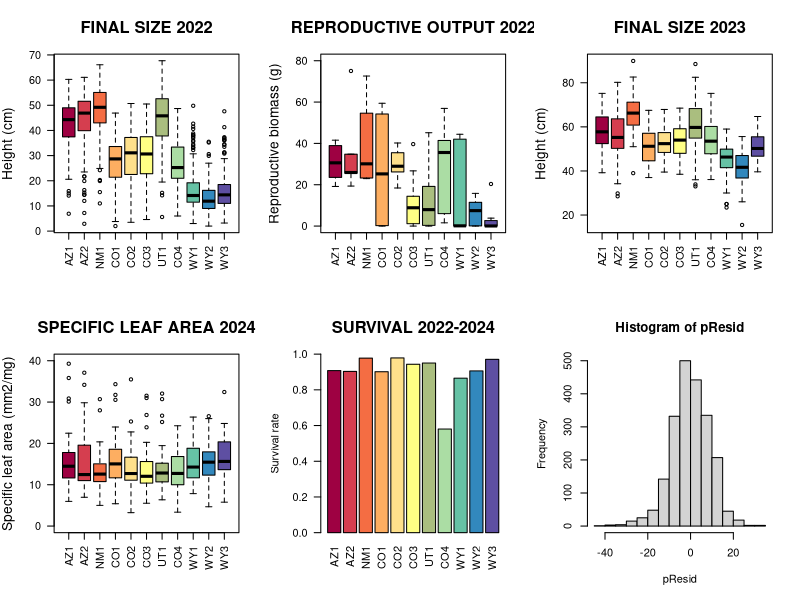
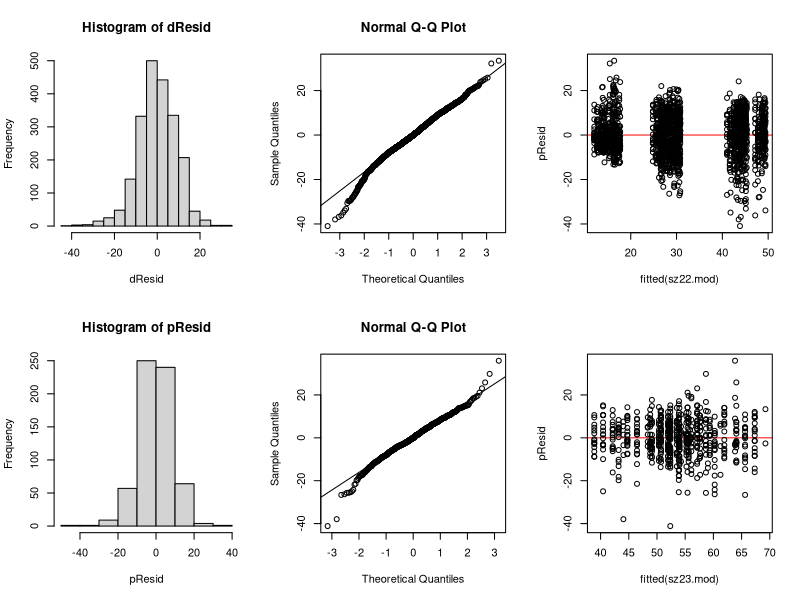
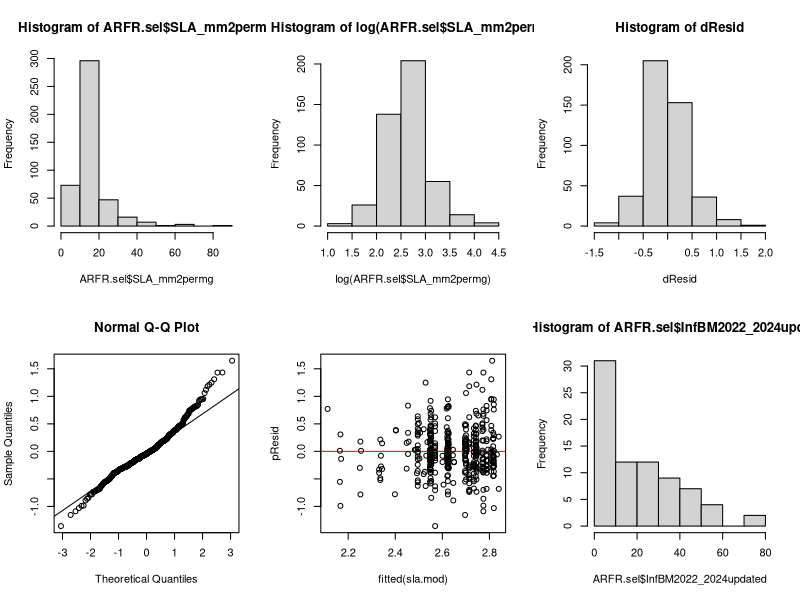
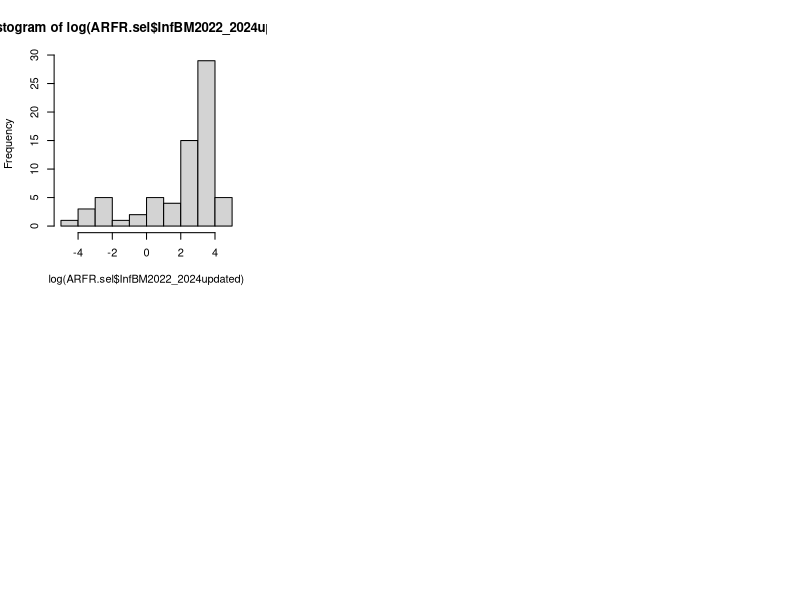

These figures' R source, in order: (Note: this script raises an error after producing the figures.)
## A. Goebl - 
## Script updated 2025-11-02 
## Analysis of Artemisia frigida trait data from common garden experiment  


rm(list=ls())


## LOAD PACKAGES AND FUNCTIONS --------------------------------------------------------------------
library(tidyr)
library(corrplot)
library(dplyr)
library(stringr)
library(lme4)
library(car)
library(plotrix)
library(emmeans)

calcSE <- function(x){sd(x, na.rm=TRUE)/sqrt(length(x))}
## ------------------------------------------------------------------------------------------------





## SET WORKING DIRECTORY --------------------------------------------------------------------------
## ------------------------------------------------------------------------------------------------



## LOAD DATA --------------------------------------------------------------------------------------
ARFR22 <- read.csv(file="20251031_ChatfieldDataClean2022_ARFRms.csv", sep=",", header=TRUE, dec=".")
ARFR23 <- read.csv(file="20251031_ChatfieldDataClean2023_ARFRms.csv", sep=",", header=TRUE, dec=".")
ARFR24 <- read.csv(file="20251031_ChatfieldDataClean2024_ARFRms.csv", sep=",", header=TRUE, dec=".")

## Load PCA values from AE's analysis
pca_vals <- read.csv(file="20251006_pcaTableFromAE_ARFR.csv", sep=",", header=TRUE, dec=".")
## ----------------------------------------------------------------------------------------------




## ARFR - DATA RE-FORMAT AS NEEDED --------------------------------------------------------------
str(ARFR22)
str(ARFR23)
str(ARFR24)

ARFR22$Source <- as.factor(ARFR22$Source)
ARFR23$Source <- as.factor(ARFR23$Source)
ARFR24$Source <- as.factor(ARFR24$Source)

ARFR22$Treatment <- as.factor(ARFR22$Treatment)
ARFR23$Treatment <- as.factor(ARFR23$Treatment)
ARFR24$Treatment <- as.factor(ARFR24$Treatment)
## ----------------------------------------------------------------------------------------------




## ----------------------------------------------------------------------------------------------
## ARFR - PREPARE RESPONSE VARIABLES

## CHANGE DATA TO NA BASED ON VARIOUS CONDITIONS (E.G. EXCLUDE SURV DATA IN 2023-24 IF HARVESTED IN 2022)
ARFR22.ex <- ARFR22 %>% mutate(across(c(starts_with("Survival_"),starts_with("Length_")), 
             ~case_when(ExcludeBcNotReplaced=="Y" ~ as.numeric(NA), TRUE ~ as.numeric(.x))))
ARFR23.ex <- ARFR23 %>% mutate(across(c(starts_with("Survival_"), "Height_20230927"), 
             ~case_when(ARFR22.ExcludeBcNotReplaced=="Y" ~ as.numeric(NA), TRUE ~ as.numeric(.x))))
ARFR23.ex <- ARFR23.ex %>% mutate(across(c(starts_with("Survival_"), "Height_20230927"), 
             ~case_when(ARFR24.ExcludeBcHarvest=="Y" ~ as.numeric(NA), TRUE ~ as.numeric(.x))))
ARFR24.ex <- ARFR24 %>% mutate(across(c("Survival","LeafSurfaceArea_cm2","SLA_mm2permg","DryLeafMass_g",
             "InfBM2022smpls_HEADS_2024weigh","InfBM2022smpls_CHAFF_2024weigh"), 
            ~case_when(ARFR22.ExcludeBcNotReplaced=="Y" ~ as.numeric(NA), TRUE ~ as.numeric(.x))))
ARFR24.ex <- ARFR24.ex %>% mutate(across(c("Survival","LeafSurfaceArea_cm2","SLA_mm2permg","DryLeafMass_g",
             "InfBM2022smpls_HEADS_2024weigh","InfBM2022smpls_CHAFF_2024weigh"), 
            ~case_when(ARFR23.ExcludeSurvDueToInconsistData=="Y" ~ as.numeric(NA), TRUE ~ as.numeric(.x))))
ARFR24.ex <- ARFR24.ex %>% mutate(across(c("Survival","LeafSurfaceArea_cm2","SLA_mm2permg","DryLeafMass_g"), 
            ~case_when(ExcludeBcHarvest=="Y" ~ as.numeric(NA), TRUE ~ as.numeric(.x))))






## COMBINE AND ADD REPRODUCTIVE BIOMASS DATA --------------------------------------------------------------
## Combine flower head and chaff/seed weights + any missed samples from initial 2022 weights
## Change Chaff entries to zero (from NA) if no chaff weight, but heads were weighed
ARFR24.ex$InfBM2022smpls_CHAFF_2024weigh[!is.na(ARFR24.ex$InfBM2022smpls_HEADS_2024weigh) & is.na(ARFR24.ex$InfBM2022smpls_CHAFF_2024weigh)] <- 0
## Add chaff and head weights together
ARFR24.ex$InfBM2022_2024updated <- ARFR24.ex$InfBM2022smpls_HEADS_2024weigh + ARFR24.ex$InfBM2022smpls_CHAFF_2024weigh
## Add several individuals (524, 885, and 908) from 2022 weights that weren't available for 2024 re-weigh
ARFR24.ex$InfBM2022_2024updated[ARFR24.ex$ID==524] <- ARFR24.ex$InfBM2022_Wobag_g[ARFR24.ex$ID==524]
ARFR24.ex$InfBM2022_2024updated[ARFR24.ex$ID==885] <- ARFR24.ex$InfBM2022_Wobag_g[ARFR24.ex$ID==885]
ARFR24.ex$InfBM2022_2024updated[ARFR24.ex$ID==908] <- ARFR24.ex$InfBM2022_Wobag_g[ARFR24.ex$ID==908]



## CLEAN 2023 PLANT SIZE FIELD MEASUREMENTS -------------------------------------------------------
identical(ARFR23.ex$ExcludeSurvDueToInconsistData, ARFR23.ex$ExcludeSzDueToUncertainty)
nrow(ARFR23.ex[!is.na(ARFR23.ex$ExcludeSurvDueToInconsistData),])
nrow(ARFR23.ex[!is.na(ARFR23.ex$ExcludeSzDueToUncertainty),])

nrow(ARFR23.ex[!is.na(ARFR23.ex$Height_20230927>0),])
ARFR23.ex$Height_20230927[ARFR23.ex$ExcludeSzDueToUncertainty=="Y" & !is.na(ARFR23.ex$ExcludeSzDueToUncertainty)] <- NA
ARFR23.ex$Height_20230927[ARFR23.ex$ExcludeSurvDueToInconsistData=="Y" & !is.na(ARFR23.ex$ExcludeSurvDueToInconsistData)] <- NA
nrow(ARFR23[!is.na(ARFR23$Height_20230927>0),])




## COMBINE RELEVANT 2022, 2023, 2024 DATA
ARFR22.sel <- ARFR22.ex %>% dplyr::select(c("ID", "Length_cm_20220726","Survival_20220922"))               
ARFR23.sel <- ARFR23.ex %>% dplyr::select(c("ID","Height_20230927","Survival_20230801")) 
ARFR.sel <- left_join(ARFR24.ex, ARFR23.sel, by="ID") 
ARFR.sel <- left_join(ARFR.sel, ARFR22.sel, by="ID") 
ARFR.sel$Source <- as.factor(ARFR.sel$Source)

ARFR.sel$PopAbbrev <- as.character(str_replace_all(ARFR.sel$PopAbbrev, "\\.", ""))

AddnCols <- as.data.frame(cbind(as.character(ARFR.sel$PopAbbrev),as.character(ARFR.sel$PopCol),as.numeric(ARFR.sel$Lat),as.character(ARFR.sel$Source)))
colnames(AddnCols) <- c("PopAbbrev","PopCol","Lat","Source")
# --------------------------------------------------------------------------------------------------





## ARFR - VISUALIZE RAW DATA ---------------------------------------------------------------

## Order populations for plotting 
## Order by average latitude (or other traits)
ARFR.latByMed <- with(ARFR.sel, reorder(Source, Lat, median, na.rm=TRUE))

ARFR.meds <- ARFR.sel %>% group_by(Source) %>% 
             dplyr::summarise(Height22_MD=median(Length_cm_20220726,na.rm=TRUE), AGB22_MD=median(AGB2022_MinusBag,na.rm=TRUE),
             ReproBMrw_MD=median(InfBM2022_2024updated,na.rm=TRUE), Height23_MD=median(Height_20230927,na.rm=TRUE),
             SLA_MD=median(SLA_mm2permg,na.rm=TRUE), Surv24_Count=length(na.omit(Survival)), Surv24_Sum=sum(Survival, na.rm=TRUE),
             Surv23_Count=length(na.omit(Survival_20230801)), Surv23_Sum=sum(Survival_20230801, na.rm=TRUE),
             Surv22_Count=length(na.omit(Survival_20220922)), Surv22_Sum=sum(Survival_20220922, na.rm=TRUE))

ARFR.meds <- left_join(ARFR.meds, AddnCols, by="Source")
ARFR.meds <- unique(ARFR.meds)

## Estimate survival each year
surv24.pop <- ARFR.meds$Surv24_Sum/ARFR.meds$Surv24_Count
surv23.pop <- ARFR.meds$Surv23_Sum/ARFR.meds$Surv23_Count
surv22.pop <- ARFR.meds$Surv22_Sum/ARFR.meds$Surv22_Count



## Boxplots of raw data 
ARFR.meds <- ARFR.meds[order(ARFR.meds$Lat),] #Order by latitude

par(mfrow=c(2,3))

## Size 2022
boxplot(Length_cm_20220726 ~ ARFR.latByMed, data=ARFR.sel,
        ylab="Height (cm)", xlab=NA, cex.lab=1.25, horizontal=FALSE,
        cex.axis=0.99, names=ARFR.meds$PopAbbrev, las=2,
        main="FINAL SIZE 2022", cex.main=1.5, col=ARFR.meds$PopCol)


## Reproduction
boxplot(InfBM2022_2024updated ~ ARFR.latByMed, data=ARFR.sel, las=2,
        ylab="Reproductive biomass (g)", xlab=NA, cex.lab=1.25, cex.axis=0.99, 
        names=ARFR.meds$PopAbbrev, horizontal=FALSE, ylim=c(0,80),
        cex.main=1.5, col=ARFR.meds$PopCol, main="REPRODUCTIVE OUTPUT 2022")


## Size 2023
boxplot(Height_20230927 ~ ARFR.latByMed, data=ARFR.sel,
        ylab="Height (cm)", xlab=NA, cex.lab=1.25, horizontal=FALSE,
        cex.axis=0.99, names=ARFR.meds$PopAbbrev, las=2, ylim=c(15,90),
        main="FINAL SIZE 2023", cex.main=1.5, col=ARFR.meds$PopCol)


## SLA 2024
boxplot(SLA_mm2permg ~ ARFR.latByMed, data=ARFR.sel, las=2,
        ylab="Specific leaf area (mm2/mg)", xlab=NA, cex.lab=1.25, cex.axis=0.99, 
        names=ARFR.meds$PopAbbrev, horizontal=FALSE, ylim=c(0,40),
        cex.main=1.5, col=ARFR.meds$PopCol, main="SPECIFIC LEAF AREA 2024")


## Survival 2024
barplot(surv24.pop, col=ARFR.meds$PopCol, ylim=c(0,1), cex.axis=0.99, names.arg=ARFR.meds$PopAbbrev,
        las=2, ylab="Survival rate", main="SURVIVAL 2022-2024", cex.main=1.5)
## ---------------------------------------------------






## MODEL TRAIT DATA ----------------------------------

## Re-order Source as factor before running models
AddnCols.unq <- unique(AddnCols)
AddnCols.unq <- AddnCols.unq[order(AddnCols.unq$Lat),] #Order by lat

ARFR.sel$Source <- factor(ARFR.sel$Source, levels=AddnCols.unq$Source)



## Plant size

## 2022
ARFR.sel$Block <- as.factor(ARFR.sel$Block)
sz22.mod <- lmer(Length_cm_20220726 ~ Source + (1|Block), data=ARFR.sel)
summary(sz22.mod)
Anova(sz22.mod)

## Check distribution of residuals to assess if model form/ family is appropriate
pResid <- residuals(sz22.mod, type="pearson")
dResid <- residuals(sz22.mod, type="deviance")
hist(pResid)                                          #Shape should be consistent with assumed error distribution (e.g. normal)
hist(dResid)
qqnorm(pResid)                                        #Points should roughly follow the diagonal line, even at tails
qqline(dResid)
plot(fitted(sz22.mod), pResid, abline(h=0,col="red")) #Residuals should be randomly scattered around 0 line

## Obtain model predicted values for response variables
predForSource <- as.data.frame(AddnCols.unq$Source) 
colnames(predForSource) <- "Source"
sz22.pred <- predict(sz22.mod, newdata=predForSource, type="response", re.form=~0, se.fit=TRUE)


## 2023
sz23.mod <- lmer(Height_20230927 ~ Source + (1|Block), data=ARFR.sel)
summary(sz23.mod)
Anova(sz23.mod)

## Check distribution of residuals to assess if model form/ family is appropriate
pResid <- residuals(sz23.mod, type="pearson")
hist(pResid)                                          
qqnorm(pResid)                                        
qqline(pResid)
plot(fitted(sz23.mod), pResid, abline(h=0,col="red")) 

## Obtain model predicted values for response variables
sz23.pred <- predict(sz23.mod, newdata=predForSource, se.fit=TRUE, type="response", re.form=~0)



## SLA
hist(ARFR.sel$SLA_mm2permg)
hist(log(ARFR.sel$SLA_mm2permg))
sla.mod <- lmer(log(SLA_mm2permg) ~ Source + (1|Block), data=ARFR.sel)
summary(sla.mod)
Anova(sla.mod)

## Check distribution of residuals to assess if model form/ family is appropriate
pResid <- residuals(sla.mod, type="pearson")
dResid <- residuals(sla.mod, type="deviance")
hist(dResid)                                          
qqnorm(pResid)                                        
qqline(pResid)
plot(fitted(sla.mod), pResid, abline(h=0,col="red")) 

## Obtain model predicted values for response variables
sla.predLog <- predict(sla.mod, newdata=predForSource, type="response", re.form=~0, se.fit=TRUE)
sla.predOrigFit <- exp(sla.predLog$fit)
sla.predOrigSE <- exp(sla.predLog$se.fit)



## Reproductive biomass
hist(ARFR.sel$InfBM2022_2024updated)
hist(log(ARFR.sel$InfBM2022_2024updated))

rbm.mod <- lmer(log(InfBM2022_2024updated) ~ Source + (1|Block), data=ARFR.sel)
summary(rbm.mod)
Anova(rbm.mod)

## Check distribution of residuals to assess if model form/ family is appropriate
pResid <- residuals(rbm.mod, type="pearson")
hist(pResid)                                          
qqnorm(pResid)                                        
qqline(pResid)
plot(fitted(rbm.mod), pResid, abline(h=0,col="red")) 

## Obtain model predicted values for response variables
rbm.predLog <- predict(rbm.mod, newdata=predForSource, type="response", re.form=~0, se.fit=TRUE)
rbm.predOrigFit <- exp(rbm.predLog$fit)
rbm.predOrigSE <- exp(rbm.predLog$se.fit)



## Survival
surv24.mod <- glmer(Survival ~ Source + (1|Block), data=ARFR.sel, family=binomial(link="logit"))
summary(surv24.mod)
Anova(surv24.mod)

## Obtain model predicted values for response variables
surv24.pred <- predict(surv24.mod, newdata=predForSource, type="response", re.form=~0, se.fit=TRUE)






## PLOT MODEL ESTIMATES AND SE
predForSource <- dplyr::left_join(predForSource, AddnCols, by="Source")
predForSource <- unique(predForSource)
preds <- cbind(predForSource, sz22.pred$fit, sz22.pred$se.fit, sz23.pred$fit, sz23.pred$se.fit,
               rbm.predOrigFit, rbm.predOrigSE, sla.predOrigFit, sla.predOrigSE, surv24.pred$fit, surv24.pred$se.fit)

par(mfrow=c(1,1))
plot(NA, NA, xlab="Seed source", ylab="Height (cm)",
     main="FINAL SIZE 2022", cex.lab=1.25, xaxt='n', xlim=c(1,11), ylim=c(13.5,48.5))
arrows(1:11, preds$`sz22.pred$fit`+preds$`sz22.pred$se.fit`, 1:11, preds$`sz22.pred$fit`-preds$`sz22.pred$se.fit`,
       angle=90, col="black", code=3, length=0, lwd=2)
points(1:11, preds$`sz22.pred$fit`, col="black", bg=preds$PopCol, pch=21, cex=1.45)
axis(side=1, at=1:11,preds$PopAbbrev, las=2, cex.axis=0.9)


par(mfrow=c(2,2))
plot(NA, NA, xlab="Seed source", ylab="Reproductive  biomass (g)",
     main="REPRODUCTION 2022", cex.lab=1.25, xaxt='n', xlim=c(1,11), ylim=c(0,40))
arrows(1:11, preds$rbm.predOrigFit+preds$rbm.predOrigSE, 1:11, preds$rbm.predOrigFit-preds$rbm.predOrigSE,
       angle=90, col="black", code=3, length=0, lwd=2)
points(1:11, preds$rbm.predOrigFit, col="black", bg=preds$PopCol, pch=21, cex=1.5)
axis(side=1, at=1:11,preds$PopAbbrev, las=2, cex.axis=0.9)

plot(NA, NA, xlab="Seed source", ylab="Height (cm)",
     main="FINAL SIZE 2023", cex.lab=1.25, xaxt='n', xlim=c(1,11), ylim=c(40,68))
arrows(1:11, preds$`sz23.pred$fit`+preds$`sz23.pred$se.fit`, 1:11, preds$`sz23.pred$fit`-preds$`sz23.pred$se.fit`,
       angle=90, col="black", code=3, length=0, lwd=2)
points(1:11, preds$`sz23.pred$fit`, col="black", bg=preds$PopCol, pch=21, cex=1.5)
axis(side=1, at=1:11,preds$PopAbbrev, las=2, cex.axis=0.9)

plot(NA, NA, xlab="Seed source", ylab="Specific leaf area (mm2/mg)",
     main="SPECIFIC LEAF AREA 2024", cex.lab=1.25, xaxt='n', xlim=c(1,11), ylim=c(10,16))
arrows(1:11, preds$sla.predOrigFit+preds$sla.predOrigSE, 1:11, preds$sla.predOrigFit-preds$sla.predOrigSE,
       angle=90, col="black", code=3, length=0, lwd=2)
points(1:11, preds$sla.predOrigFit, col="black", bg=preds$PopCol, pch=21, cex=1.5)
axis(side=1, at=1:11,preds$PopAbbrev, las=2, cex.axis=0.9)

plot(NA, NA, xlab="Seed source", ylab="Survival rate",
     main="SURVIVAL 2022-2024", cex.lab=1.25, xaxt='n', xlim=c(1,11), ylim=c(0,1.9))
arrows(1:11, preds$`surv24.pred$fit`+preds$`surv24.pred$se.fit`, 1:11, preds$`surv24.pred$fit`-preds$`surv24.pred$se.fit`,
       angle=90, col="black", code=3, length=0, lwd=2)
points(1:11, preds$`surv24.pred$fit`, col="black", bg=preds$PopCol, pch=21, cex=1.5)
axis(side=1, at=1:11,preds$PopAbbrev, las=2, cex.axis=0.9)



## Look at correlation in trait estimates
plot(preds$`sz22.pred$fit`, preds$`sz23.pred$fit`)
plot(preds$`sz22.pred$fit`, preds$rbm.predOrigFit)
plot(preds$`sz23.pred$fit`, preds$rbm.predOrigFit)



## Look at pairwise differences in model estimates + sig between populations using emmeans 
sz23.pw <- emmeans(sz23.mod, specs = pairwise ~ Source, type="response")
rbm.pw <- emmeans(rbm.mod, specs = pairwise ~ Source, type="response")
sla.pw <- emmeans(sla.mod, specs = pairwise ~ Source, type="response")
surv.pw <- emmeans(surv24.mod, specs = pairwise ~ Source, type="response")
## ---------------------------------------------------------------------








## Trait PCA -----------------------------------------------------------
#if (!require("devtools")) install.packages("devtools")
#library(devtools)
library(FactoMineR)
#library(missMDA)

ARFR.sel$Grwth <- ARFR.sel$Height_20230927 - ARFR.sel$Length_cm_20220726
ARFR.traits <- ARFR.sel %>% dplyr::select(c("Length_cm_20220726","Height_20230927","Grwth","Survival","SLA_mm2permg",
                                            "InfBM2022_2024updated","Source")) 

## Clean up and subset dataset due to missing values 
ARFR.traits <- ARFR.traits[!is.na(ARFR.traits$Length_cm_20220726),] #Remove indivs that died early & have no data
ARFR.traits <- ARFR.traits[!is.na(ARFR.traits$Survival) | !is.na(ARFR.traits$InfBM2022_2024updated),] #Remove rows without surv data except for plts w InfBM
ARFR.traits <- ARFR.traits[(!is.na(ARFR.traits$Height_20230927) | !is.na(ARFR.traits$SLA_mm2permg)) 
                           | !is.na(ARFR.traits$InfBM2022_2024updated),] #Keep rows that have InfBM and either 2023 sz or SLA

## Look at trait correlations
ARFR.traitsCor <- cor(ARFR.traits[,1:6], use="pairwise.complete.obs")
corrplot(ARFR.traitsCor)
## Exclude size in 2022 due to high correlation with growth and 2022 repro

## Calculate population means and use to impute missing values (modified from ChatGPT)
ARFR.traitsImp <- ARFR.traits[,2:7] %>% group_by(Source) %>%
  mutate(Grwth=ifelse(is.na(Grwth), mean(Grwth, na.rm=TRUE), Grwth),
  Sz23=ifelse(is.na(Height_20230927), mean(Height_20230927, na.rm=TRUE), Height_20230927),
  SLA=ifelse(is.na(SLA_mm2permg), mean(SLA_mm2permg, na.rm=TRUE), SLA_mm2permg),
  RBM=ifelse(is.na(InfBM2022_2024updated), mean(InfBM2022_2024updated, na.rm=TRUE), InfBM2022_2024updated)
  ) %>%
  ungroup()

ARFR.traitsImp <- ARFR.traitsImp %>% dplyr::select(c("Sz23","Grwth","Survival","SLA","RBM")) 

## Run PCA
pca.results <- PCA(ARFR.traitsImp, scale.unit=TRUE, graph=TRUE)


## Get sample list with pop ID and colors
ARFR.indivPop <- ARFR.sel %>% dplyr::select(c("Source", "ID", "HexCode_Indv"))
ARFR.indivPop$ID <- as.factor(ARFR.indivPop$ID)
indivs.traitPCA <- as.factor(rownames(ARFR.traits))
indivs.traitPCA <- as.data.frame(indivs.traitPCA)
colnames(indivs.traitPCA) <- "ID"
indivs.traitPCA <- left_join(indivs.traitPCA, ARFR.indivPop, by="ID")

pca.ind <- pca.results$ind
pca.load <- pca.results$var$coord
pca.eig <- pca.results$eig



## Plot
par(mfrow=c(1,1))
par(pty="s")

plot(x=pca.ind$coord[,1], y=pca.ind$coord[,2],pch=19, cex=1.2, col=indivs.traitPCA$HexCode_Indv, main="Trait PCA",
     xlab="PC1 (28.8% variance)", ylab="PC2 (26.1% variance)")
legend("topleft", AddnCols.unq$PopAbbrev, col=AddnCols.unq$PopCol, cex=0.95, pch=19)

plot(x=pca.ind$coord[,3], y=pca.ind$coord[,4],pch=19, cex=1.2, col=indivs.traitPCA$HexCode_Indv, main="Trait PCA")






## Calculate PC1 mean values for each source population
trait.PCscores <- as.data.frame(cbind(pca.results$x[,1], pca.results$x[,2], as.character(indivs.traitPCA$Source)))
colnames(trait.PCscores) <- c("PC1", "PC2", "Source")
trait.PCscores$PC1 <- as.numeric(trait.PCscores$PC1)
traitPC1.mean <- trait.PCscores %>% group_by(Source) %>% summarise(PC1mean = mean(PC1), n=n())

## Create color gradient and assign colors based on numeric continuous PC1 mean values
# Adapted from ChatGPT generated code
# Define a color gradient (e.g., from blue to red)
gradient_fn <- colorRamp(c("greenyellow",   "deeppink"))

# Normalize values to [0,1] scale
vals_norm <- (traitPC1.mean$PC1mean - min(traitPC1.mean$PC1mean)) / (max(traitPC1.mean$PC1mean) - min(traitPC1.mean$PC1mean))

# Get RGB colors (as integers 0-255)
rgb_matrix <- gradient_fn(vals_norm)

# Convert to hex color strings
colors.traitPC <- rgb(rgb_matrix[,1], rgb_matrix[,2], rgb_matrix[,3], maxColorValue = 255)

# Plot using colors
plot(traitPC1.mean$PC1mean, rep(1, length(traitPC1.mean$PC1mean)), col=colors.traitPC, pch=16, cex=1.75,
     xlab="Trait PC1 score", ylab=NA, main="Color representation of trait PC1 scores", yaxt='n')

traitPC1.mean$color <- colors.traitPC
## -----------------------------------------------------------------------------







### VCF table and genomic PCA  --------------------------------------------------------------------------
## Get list of sample names 
indvNames <- as.data.frame(as.character(pca_vals$sample.id))
colnames(indvNames) <- "Sample"

## Make column with ID using string replace 
indvNames$Temp <- str_replace(indvNames$Sample, "ARFR_", "")
indvNames$ID <- as.integer(str_replace(indvNames$Temp, "_sorted", ""))
## Join by ID to get source (pop ID)
indvNames <- left_join(indvNames, ARFR24, by="ID")




## PCA scores  
## All samples
pca_vals$Sample <- indvNames$Sample               
pca_vals$Source <- indvNames$Source                          #Add a column with pop ID
popNames <- unique(indvNames$PopID)


## Calculate mean PC1 values for each population
PC1.mean <- pca_vals %>% group_by(Source) %>% summarise(PC1mean = mean(EV1), n=n())
PC1.mean <- PC1.mean[1:11,]




## Create color gradient and assign colors based on numeric continuous PC1 mean values
# Adapted from ChatGPT generated code
# Define a color gradient 
gradient_fn <- colorRamp(c("greenyellow",   "deeppink"))

# Normalize your values to [0,1] scale
vals_norm <- (PC1.mean$PC1mean - min(PC1.mean$PC1mean)) / (max(PC1.mean$PC1mean) - min(PC1.mean$PC1mean))

# Get RGB colors (as integers 0-255)
rgb_matrix <- gradient_fn(vals_norm)

# Convert to hex color strings
colors <- rgb(rgb_matrix[,1], rgb_matrix[,2], rgb_matrix[,3], maxColorValue = 255)

# Plot using colors
plot(PC1.mean$PC1mean, rep(1, length(PC1.mean$PC1mean)), col=colors, pch=16, cex=1.75,
     xlab="Genomic PC1 score", ylab=NA, main="Color representation of genomic PC1 scores", yaxt='n')

PC1.mean$color <- colors

## Plot range of color gradient as a legend
genPCrange <- seq(from=min(PC1.mean$PC1mean), to=max(PC1.mean$PC1mean), by=0.01)
vals_normGenRange <- (genPCrange - min(genPCrange)) / (max(genPCrange) - min(genPCrange))
rgb_matrixGenRange <- gradient_fn(vals_normGenRange)
colors.genPCrange <- rgb(rgb_matrixGenRange[,1], rgb_matrixGenRange[,2], rgb_matrixGenRange[,3], maxColorValue = 255)
plot(genPCrange, rep(0.5, length(genPCrange)), col=colors.genPCrange, pch=15, cex=4)
## -------------------------------------------------------------------------------------------
